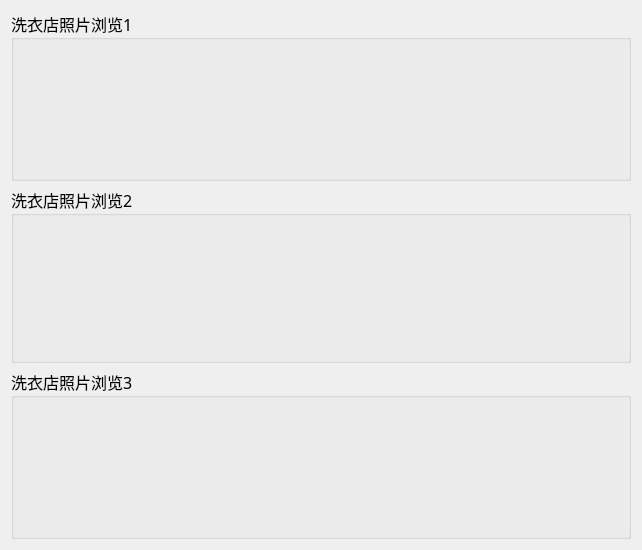
<?xml version="1.0" encoding="UTF-8"?>
<ui version="4.0">
 <class>RoomPicDialog</class>
 <widget class="QDialog" name="RoomPicDialog">
  <property name="geometry">
   <rect>
    <x>0</x>
    <y>0</y>
    <width>642</width>
    <height>541</height>
   </rect>
  </property>
  <property name="windowTitle">
   <string>Dialog</string>
  </property>
  <layout class="QGridLayout" name="gridLayout_3">
   <item row="0" column="0">
    <layout class="QGridLayout" name="gridLayout_4">
     <item row="0" column="0">
      <widget class="QGroupBox" name="groupBox">
       <property name="font">
        <font>
         <family>楷体</family>
         <pointsize>12</pointsize>
        </font>
       </property>
       <property name="title">
        <string>洗衣店照片浏览1</string>
       </property>
       <layout class="QGridLayout" name="gridLayout">
        <item row="0" column="0">
         <widget class="QLabel" name="label">
          <property name="sizePolicy">
           <sizepolicy hsizetype="Preferred" vsizetype="Preferred">
            <horstretch>0</horstretch>
            <verstretch>0</verstretch>
           </sizepolicy>
          </property>
          <property name="minimumSize">
           <size>
            <width>180</width>
            <height>120</height>
           </size>
          </property>
          <property name="maximumSize">
           <size>
            <width>180</width>
            <height>120</height>
           </size>
          </property>
          <property name="styleSheet">
           <string notr="true"/>
          </property>
          <property name="text">
           <string/>
          </property>
          <property name="pixmap">
           <pixmap resource="image.qrc">:/image/house/01.jpg</pixmap>
          </property>
         </widget>
        </item>
        <item row="0" column="1">
         <widget class="QLabel" name="label_2">
          <property name="sizePolicy">
           <sizepolicy hsizetype="Preferred" vsizetype="Preferred">
            <horstretch>0</horstretch>
            <verstretch>0</verstretch>
           </sizepolicy>
          </property>
          <property name="minimumSize">
           <size>
            <width>180</width>
            <height>120</height>
           </size>
          </property>
          <property name="maximumSize">
           <size>
            <width>180</width>
            <height>120</height>
           </size>
          </property>
          <property name="styleSheet">
           <string notr="true"/>
          </property>
          <property name="text">
           <string/>
          </property>
          <property name="pixmap">
           <pixmap resource="image.qrc">:/image/house/02.jpg</pixmap>
          </property>
         </widget>
        </item>
        <item row="0" column="2">
         <widget class="QLabel" name="label_3">
          <property name="sizePolicy">
           <sizepolicy hsizetype="Preferred" vsizetype="Preferred">
            <horstretch>0</horstretch>
            <verstretch>0</verstretch>
           </sizepolicy>
          </property>
          <property name="minimumSize">
           <size>
            <width>180</width>
            <height>120</height>
           </size>
          </property>
          <property name="maximumSize">
           <size>
            <width>180</width>
            <height>120</height>
           </size>
          </property>
          <property name="styleSheet">
           <string notr="true"/>
          </property>
          <property name="text">
           <string/>
          </property>
          <property name="pixmap">
           <pixmap resource="image.qrc">:/image/house/03.jpg</pixmap>
          </property>
         </widget>
        </item>
       </layout>
      </widget>
     </item>
     <item row="1" column="0">
      <widget class="QGroupBox" name="groupBox_2">
       <property name="font">
        <font>
         <family>楷体</family>
         <pointsize>12</pointsize>
        </font>
       </property>
       <property name="title">
        <string>洗衣店照片浏览2</string>
       </property>
       <layout class="QGridLayout" name="gridLayout_8">
        <item row="0" column="0" rowspan="2" colspan="2">
         <layout class="QGridLayout" name="gridLayout_7">
          <item row="0" column="0">
           <widget class="QLabel" name="label_4">
            <property name="sizePolicy">
             <sizepolicy hsizetype="Maximum" vsizetype="Preferred">
              <horstretch>0</horstretch>
              <verstretch>0</verstretch>
             </sizepolicy>
            </property>
            <property name="minimumSize">
             <size>
              <width>180</width>
              <height>120</height>
             </size>
            </property>
            <property name="maximumSize">
             <size>
              <width>180</width>
              <height>120</height>
             </size>
            </property>
            <property name="styleSheet">
             <string notr="true"/>
            </property>
            <property name="text">
             <string/>
            </property>
            <property name="pixmap">
             <pixmap resource="image.qrc">:/image/house/04.png</pixmap>
            </property>
           </widget>
          </item>
          <item row="0" column="1">
           <widget class="QLabel" name="label_6">
            <property name="sizePolicy">
             <sizepolicy hsizetype="Maximum" vsizetype="Preferred">
              <horstretch>0</horstretch>
              <verstretch>0</verstretch>
             </sizepolicy>
            </property>
            <property name="minimumSize">
             <size>
              <width>180</width>
              <height>120</height>
             </size>
            </property>
            <property name="maximumSize">
             <size>
              <width>180</width>
              <height>120</height>
             </size>
            </property>
            <property name="styleSheet">
             <string notr="true"/>
            </property>
            <property name="text">
             <string/>
            </property>
            <property name="pixmap">
             <pixmap resource="image.qrc">:/image/house/06.jpg</pixmap>
            </property>
           </widget>
          </item>
          <item row="0" column="2">
           <widget class="QLabel" name="label_5">
            <property name="sizePolicy">
             <sizepolicy hsizetype="Preferred" vsizetype="Preferred">
              <horstretch>0</horstretch>
              <verstretch>0</verstretch>
             </sizepolicy>
            </property>
            <property name="minimumSize">
             <size>
              <width>180</width>
              <height>120</height>
             </size>
            </property>
            <property name="maximumSize">
             <size>
              <width>180</width>
              <height>120</height>
             </size>
            </property>
            <property name="styleSheet">
             <string notr="true"/>
            </property>
            <property name="text">
             <string/>
            </property>
            <property name="pixmap">
             <pixmap resource="image.qrc">:/image/house/07.jpg</pixmap>
            </property>
           </widget>
          </item>
         </layout>
        </item>
        <item row="1" column="1">
         <widget class="QLabel" name="label_7">
          <property name="sizePolicy">
           <sizepolicy hsizetype="Maximum" vsizetype="Preferred">
            <horstretch>0</horstretch>
            <verstretch>0</verstretch>
           </sizepolicy>
          </property>
          <property name="minimumSize">
           <size>
            <width>180</width>
            <height>120</height>
           </size>
          </property>
          <property name="maximumSize">
           <size>
            <width>180</width>
            <height>120</height>
           </size>
          </property>
          <property name="styleSheet">
           <string notr="true"/>
          </property>
          <property name="text">
           <string/>
          </property>
         </widget>
        </item>
       </layout>
      </widget>
     </item>
     <item row="2" column="0">
      <widget class="QGroupBox" name="groupBox_3">
       <property name="font">
        <font>
         <family>楷体</family>
         <pointsize>12</pointsize>
        </font>
       </property>
       <property name="title">
        <string>洗衣店照片浏览3</string>
       </property>
       <layout class="QGridLayout" name="gridLayout_5">
        <item row="0" column="0">
         <widget class="QLabel" name="label_8">
          <property name="sizePolicy">
           <sizepolicy hsizetype="Expanding" vsizetype="Preferred">
            <horstretch>0</horstretch>
            <verstretch>0</verstretch>
           </sizepolicy>
          </property>
          <property name="minimumSize">
           <size>
            <width>180</width>
            <height>120</height>
           </size>
          </property>
          <property name="maximumSize">
           <size>
            <width>180</width>
            <height>120</height>
           </size>
          </property>
          <property name="styleSheet">
           <string notr="true"/>
          </property>
          <property name="text">
           <string/>
          </property>
          <property name="pixmap">
           <pixmap resource="image.qrc">:/image/house/08.jpg</pixmap>
          </property>
         </widget>
        </item>
        <item row="0" column="1">
         <widget class="QLabel" name="label_9">
          <property name="sizePolicy">
           <sizepolicy hsizetype="Expanding" vsizetype="Preferred">
            <horstretch>0</horstretch>
            <verstretch>0</verstretch>
           </sizepolicy>
          </property>
          <property name="minimumSize">
           <size>
            <width>180</width>
            <height>120</height>
           </size>
          </property>
          <property name="maximumSize">
           <size>
            <width>180</width>
            <height>120</height>
           </size>
          </property>
          <property name="styleSheet">
           <string notr="true"/>
          </property>
          <property name="text">
           <string/>
          </property>
          <property name="pixmap">
           <pixmap resource="image.qrc">:/image/house/09.jpg</pixmap>
          </property>
         </widget>
        </item>
        <item row="0" column="2">
         <widget class="QLabel" name="label_10">
          <property name="sizePolicy">
           <sizepolicy hsizetype="Expanding" vsizetype="Preferred">
            <horstretch>0</horstretch>
            <verstretch>0</verstretch>
           </sizepolicy>
          </property>
          <property name="minimumSize">
           <size>
            <width>180</width>
            <height>120</height>
           </size>
          </property>
          <property name="maximumSize">
           <size>
            <width>180</width>
            <height>120</height>
           </size>
          </property>
          <property name="styleSheet">
           <string notr="true"/>
          </property>
          <property name="text">
           <string/>
          </property>
          <property name="pixmap">
           <pixmap resource="image.qrc">:/image/house/011.png</pixmap>
          </property>
         </widget>
        </item>
       </layout>
      </widget>
     </item>
    </layout>
   </item>
  </layout>
 </widget>
 <resources>
  <include location="image.qrc"/>
 </resources>
 <connections/>
</ui>
